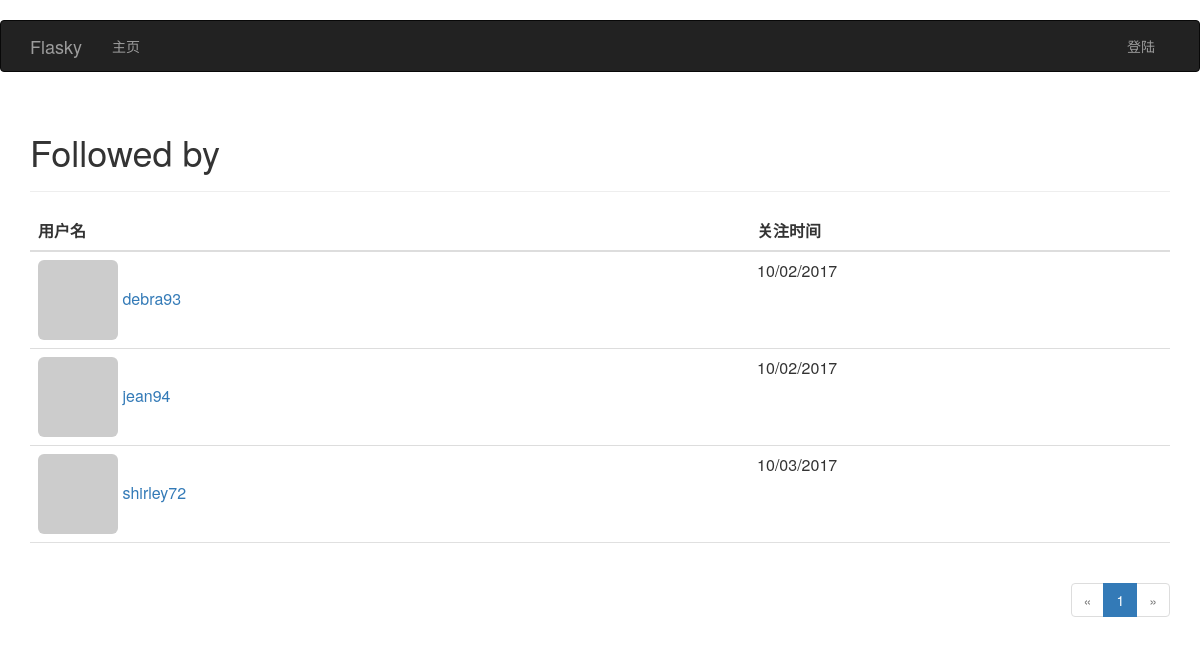
The page /followed-by/licunxu on the database its author committed.
### app/models.py (models this page shows, shortened)
class User(UserMixin, db.Model):
    __tablename__ = 'users'
    id = db.Column(db.Integer, primary_key=True)
    email = db.Column(db.String(64), unique=True, index=True)
    username = db.Column(db.String(64), unique=True, index=True)
    role_id = db.Column(db.Integer, db.ForeignKey('roles.id'))  # 使用role表的外键
    password_hash = db.Column(db.String(128))  # 注册账户,由密码生成hash值
    confirmed = db.Column(db.Boolean, default=False)  # 账户激活的状态,布尔值默认为False
    name = db.Column(db.String(64))
    location = db.Column(db.String(64))
    about_me = db.Column(db.Text)
    member_since = db.Column(db.DateTime, default=datetime.utcnow)
    last_seen = db.Column(db.DateTime, default=datetime.utcnow)
    avatar_hash = db.Column(db.String(64))  # 头像hash
    posts = db.relationship('Post', backref='author', lazy='dynamic')  # 作者与文章的一对多
    comments = db.relationship('Comment', backref='author', lazy='dynamic')  # 作者与评论的一对多
    followed = db.relationship('Follow',
                               foreign_keys=[Follow.follower_id],
                               backref=db.backref('follower', lazy='joined'),
                               lazy='dynamic',
                               cascade='all, delete-orphan')
    followers = db.relationship('Follow',
                                foreign_keys=[Follow.followed_id],
                                backref=db.backref('followed', lazy='joined'),
                                lazy='dynamic',
                                cascade='all, delete-orphan')
    @property
    def password(self):
        raise AttributeError('密码是不可读的！！！')
    def gravatar(self, size=100, default='identicon', rating='g'):
        if request.is_secure:
            url = 'https://secure.gravatar.com/avatar'
        else:
            url = 'http://www.gravatar.com/avatar'
        hash = self.avatar_hash or hashlib.md5(
            self.email.encode('utf-8')).hexdigest()
        return '{url}/{hash}?s={size}&d={default}&r={rating}'.format(
            url=url, hash=hash, size=size, default=default, rating=rating)

class Follow(db.Model):
    __tablename__ = 'follows'
    follower_id = db.Column(db.Integer, db.ForeignKey('users.id'),
                            primary_key=True)
    followed_id = db.Column(db.Integer, db.ForeignKey('users.id'),
                            primary_key=True)
    timestamp = db.Column(db.DateTime, default=datetime.utcnow)

### app/main/views.py (the view)
@main.route('/followed-by/<username>')
def followed_by(username):  # 显示我关注用户列表的页面
    user = User.query.filter_by(username=username).first()
    if user is None:
        flash('Invalid user.')
        return redirect(url_for('.index'))
    page = request.args.get('page', 1, type=int)
    pagination = user.followed.paginate(
        page, per_page=current_app.config['FLASKY_FOLLOWERS_PER_PAGE'],
        error_out=False)
    follows = [{'user': item.followed, 'timestamp': item.timestamp}
               for item in pagination.items]
    return render_template('followers.html', user=user, title="Followed by",
                           endpoint='main.followed_by', pagination=pagination,
                           follows=follows)

### app/auth/views.py (called while the page is built)
@auth.before_app_request
def before_request():
    if current_user.is_authenticated:
        current_user.ping()  # 更新用户的最后访问时间
        if not current_user.confirmed \
                and request.endpoint \
                and request.endpoint[:5] != 'auth.' \
                and request.endpoint != 'static':
            return redirect(url_for('auth.unconfirmed'))

### app/main/__init__.py (called while the page is built)
@main.app_context_processor  # 上下文处理器让变量在所有模板中可以使用
def inject_permissions():
    return dict(Permission=Permission)

### app/models.py (called while the page is built)
    def can(self, permissions):
        return False

### app/templates/followers.html (shortened to what this page needs)
{% extends "base.html" %}
{% import "_macros.html" as macros %}
{% block page_content %}
<div class="page-header">
    <h1>{{ title }}</h1>
</div>
<table class="table table-hover followers">
    <thead><tr><th>用户名</th><th>关注时间</th></tr></thead>
    {% for follow in follows if follow.user != user %}
    <tr>
        <td>
            <a href="{{ url_for('main.user', username = follow.user.username) }}">
                <img class="img-rounded" src="{{ follow.user.gravatar(size=32) }}">
                {{ follow.user.username }}
            </a>
        </td>
        <td>{{ moment(follow.timestamp).format('L') }}</td>
    </tr>
    {% endfor %}
</table>
<div class="pagination">
    {{ macros.pagination_widget(pagination, endpoint, username = user.username) }}
</div>
{% endblock %}

### app/static/styles.css (style rules this page uses)
div.pagination { width: 100%; text-align: right; padding: 0px; margin: 0px; }
.table.followers tr { border-bottom: 1px solid #e0e0e0; }

### rows shown on the page
User: user.username "debra93"
Follow: timestamp "10/02/2017"
User: user.username "jean94"
Follow: timestamp "10/02/2017"
User: user.username "shirley72"
Follow: timestamp "10/03/2017"

### other values the page prints
{{ title }} "Followed by"
{{ p }} "1"
